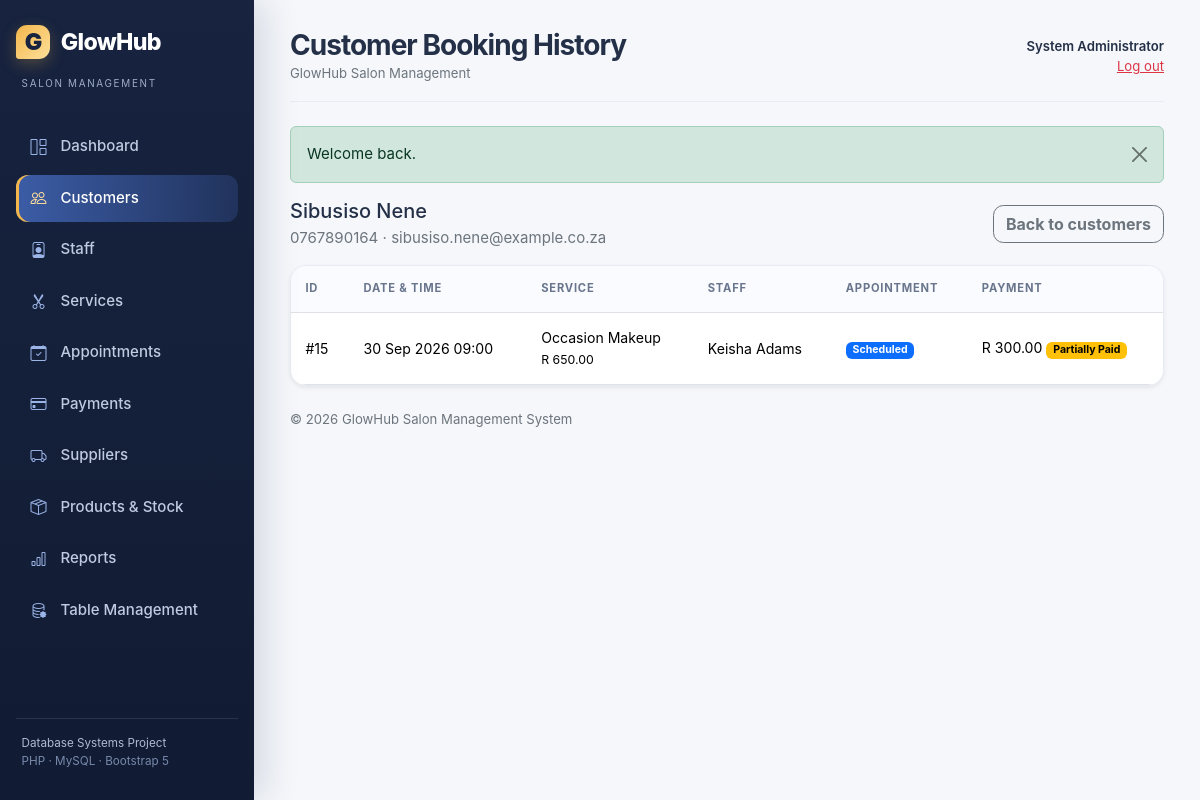
The page /customers/view.php?id=15 (signed in) on the database its author committed.
### tables this page shows
CREATE TABLE customers (
    customer_id INT UNSIGNED AUTO_INCREMENT PRIMARY KEY,
    first_name VARCHAR(60) NOT NULL,
    last_name VARCHAR(60) NOT NULL,
    phone VARCHAR(20) NOT NULL UNIQUE,
    email VARCHAR(120) NULL UNIQUE,
    gender ENUM('Female', 'Male', 'Other') NOT NULL,
    date_registered DATE NOT NULL,
    created_at TIMESTAMP NOT NULL DEFAULT CURRENT_TIMESTAMP
);

CREATE TABLE appointments (
    appointment_id INT UNSIGNED AUTO_INCREMENT PRIMARY KEY,
    customer_id INT UNSIGNED NOT NULL,
    staff_id INT UNSIGNED NOT NULL,
    service_id INT UNSIGNED NOT NULL,
    appointment_date DATE NOT NULL,
    appointment_time TIME NOT NULL,
    status ENUM('Scheduled', 'Completed', 'Cancelled', 'No-show') NOT NULL DEFAULT 'Scheduled',
    notes VARCHAR(500) NULL,
    service_price DECIMAL(10,2) NOT NULL,
    created_at TIMESTAMP NOT NULL DEFAULT CURRENT_TIMESTAMP,
    INDEX idx_appointments_schedule (staff_id, appointment_date, appointment_time),
    INDEX idx_appointments_customer (customer_id),
    INDEX idx_appointments_status_date (status, appointment_date),
    CONSTRAINT fk_appointments_customer
        FOREIGN KEY (customer_id) REFERENCES customers(customer_id)
        ON UPDATE CASCADE ON DELETE RESTRICT,
    CONSTRAINT fk_appointments_staff
        FOREIGN KEY (staff_id) REFERENCES staff(staff_id)
        ON UPDATE CASCADE ON DELETE RESTRICT,
    CONSTRAINT fk_appointments_service
        FOREIGN KEY (service_id) REFERENCES services(service_id)
        ON UPDATE CASCADE ON DELETE RESTRICT,
    CONSTRAINT chk_appointment_price CHECK (service_price >= 0)
);

CREATE TABLE services (
    service_id INT UNSIGNED AUTO_INCREMENT PRIMARY KEY,
    service_name VARCHAR(100) NOT NULL UNIQUE,
    description VARCHAR(500) NULL,
    duration_minutes SMALLINT UNSIGNED NOT NULL,
    price DECIMAL(10,2) NOT NULL,
    status ENUM('Active', 'Inactive') NOT NULL DEFAULT 'Active',
    created_at TIMESTAMP NOT NULL DEFAULT CURRENT_TIMESTAMP,
    CONSTRAINT chk_service_duration CHECK (duration_minutes BETWEEN 5 AND 600),
    CONSTRAINT chk_service_price CHECK (price >= 0)
);

CREATE TABLE payments (
    payment_id INT UNSIGNED AUTO_INCREMENT PRIMARY KEY,
    appointment_id INT UNSIGNED NOT NULL UNIQUE,
    amount DECIMAL(10,2) NOT NULL,
    payment_method ENUM('Cash', 'Card', 'EFT') NOT NULL,
    payment_status ENUM('Paid', 'Partially Paid', 'Unpaid') NOT NULL DEFAULT 'Unpaid',
    payment_date DATE NULL,
    created_at TIMESTAMP NOT NULL DEFAULT CURRENT_TIMESTAMP,
    CONSTRAINT fk_payments_appointment
        FOREIGN KEY (appointment_id) REFERENCES appointments(appointment_id)
        ON UPDATE CASCADE ON DELETE CASCADE,
    CONSTRAINT chk_payment_amount CHECK (amount >= 0)
);

### config/database.php (called while the page is built, shortened)
<?php
function db(): PDO
{
    static $pdo = null;
    if ($pdo instanceof PDO) {
        return $pdo;
    }
    $dsn = 'mysql:host=' . DB_HOST . ';dbname=' . DB_NAME . ';charset=utf8mb4';
    try {
        $pdo = new PDO($dsn, DB_USER, DB_PASS, [
            PDO::ATTR_ERRMODE => PDO::ERRMODE_EXCEPTION,
            PDO::ATTR_DEFAULT_FETCH_MODE => PDO::FETCH_ASSOC,
            PDO::ATTR_EMULATE_PREPARES => false,
        ]);
    } catch (PDOException $exception) {
        http_response_code(503);
        exit('Database connection is unavailable. Please start MySQL and import database/salon_management.sql.');
    }
    return $pdo;
}

### customers/view.php (the view, shortened to what this page needs)
<?php
$customerId = get_id('id');
$customer = $customerId ? one_row('SELECT * FROM customers WHERE customer_id = ?', [$customerId]) : null;
$appointments = all_rows("SELECT a.*, s.service_name, CONCAT(st.first_name, ' ', st.last_name) AS staff_name, p.payment_id, p.amount, p.payment_status FROM appointments a JOIN services s ON s.service_id = a.service_id JOIN staff st ON st.staff_id = a.staff_id LEFT JOIN payments p ON p.appointment_id = a.appointment_id WHERE a.customer_id = ? ORDER BY a.appointment_date DESC, a.appointment_time DESC", [$customerId]);
$page_title = 'Customer Booking History'; $active_menu = 'customers'; require __DIR__ . '/../includes/header.php';
?>
<div class="d-flex justify-content-between align-items-center mb-3"><div><h2 class="h5 mb-1"><?= e($customer['first_name'] . ' ' . $customer['last_name']) ?></h2><span class="text-secondary"><?= e($customer['phone']) ?><?= $customer['email'] ? ' · ' . e($customer['email']) : '' ?></span></div><a class="btn btn-outline-secondary" href="<?= e(app_url('customers/index.php')) ?>">Back to customers</a></div>
<div class="card shadow-sm table-card"><div class="table-responsive"><table class="table table-hover align-middle mb-0"><thead><tr><th>ID</th><th>Date & time</th><th>Service</th><th>Staff</th><th>Appointment</th><th>Payment</th></tr></thead><tbody><?php if (!$appointments): ?><tr><td colspan="6" class="text-center py-4 text-secondary">No booking history yet.</td></tr><?php endif; ?><?php foreach ($appointments as $appointment): ?><tr><td>#<?= (int) $appointment['appointment_id'] ?></td><td><?= e(date('d M Y H:i', strtotime($appointment['appointment_date'] . ' ' . $appointment['appointment_time']))) ?></td><td><?= e($appointment['service_name']) ?><br><small><?= money($appointment['service_price']) ?></small></td><td><?= e($appointment['staff_name']) ?></td><td><?= status_badge($appointment['status']) ?></td><td><?= $appointment['payment_id'] ? money($appointment['amount']) . ' ' . status_badge($appointment['payment_status']) : '<span class="badge text-bg-danger">Unpaid</span>' ?></td></tr><?php endforeach; ?></tbody></table></div></div>
<?php require __DIR__ . '/../includes/footer.php';

### includes/functions.php (shortened to what this page needs)
<?php
require_once __DIR__ . '/../config/database.php';
function app_url(string $path = ''): string
{
    return rtrim(APP_BASE_URL, '/') . ($path === '' ? '/' : '/' . ltrim($path, '/'));
}
function e(mixed $value): string
{
    return htmlspecialchars((string) $value, ENT_QUOTES, 'UTF-8');
}
function display_flashes(): void
{
    foreach ($_SESSION['flash'] as $flash) {
        $type = in_array($flash['type'], ['success', 'danger', 'warning', 'info'], true) ? $flash['type'] : 'info';
        echo '<div class="alert alert-' . e($type) . ' alert-dismissible fade show" role="alert">'
            . e($flash['message'])
            . '<button type="button" class="btn-close" data-bs-dismiss="alert" aria-label="Close"></button></div>';
    }
}
function get_id(string $key = 'id'): int
{
    return filter_input(INPUT_GET, $key, FILTER_VALIDATE_INT) ?: 0;
}
function money(float|string|int|null $amount): string
{
    return 'R ' . number_format((float) $amount, 2);
}
function all_rows(string $sql, array $params = []): array
{
    $statement = db()->prepare($sql);
    $statement->execute($params);
    return $statement->fetchAll();
}
function one_row(string $sql, array $params = []): ?array
{
    $statement = db()->prepare($sql);
    $statement->execute($params);
    $row = $statement->fetch();
    return $row ?: null;
}
function status_badge(string $status): string
{
    $classes = [
        'Scheduled' => 'primary', 'Completed' => 'success', 'Cancelled' => 'danger',
        'No-show' => 'dark', 'Paid' => 'success', 'Partially Paid' => 'warning',
        'Unpaid' => 'danger', 'Available' => 'success', 'Unavailable' => 'warning',
        'Inactive' => 'secondary', 'Active' => 'success',
    ];
    return '<span class="badge text-bg-' . ($classes[$status] ?? 'secondary') . '">' . e($status) . '</span>';
}

### assets/css/style.css (style rules this page uses)
:root { --ink: #243047; --navy: #17233f; --navy-2: #243862; --blue: #3568d4; --blue-dark: #244ea9; --sky: #66c9d8; --gold: #f3b64b; --rose: #df7894; --cream: #f5f7fb; --muted: #748097; --line: #e7ebf3; --shadow: 0 16px 40px rgba(31, 48, 85, .08); }
* { box-sizing: border-box; }
body { background: var(--cream); color: var(--ink); font-size: .94rem; font-family: Inter, ui-sans-serif, system-ui, -apple-system, BlinkMacSystemFont, "Segoe UI", sans-serif; }
a { color: var(--blue); }
.card { border: 1px solid var(--line); border-radius: 1rem; box-shadow: var(--shadow); overflow: hidden; }
.table-card .table { font-size: .88rem; }
.table-card .table thead th { background: #fafbfe; color: #68758c; font-size: .7rem; text-transform: uppercase; letter-spacing: .07em; border-bottom-width: 1px; white-space: nowrap; }
.table > :not(caption) > * > * { padding: .9rem; }
.btn { border-radius: .65rem; font-weight: 650; }

### rows shown on the page
customers: first_name+last_name "Sibusiso Nene", phone "0767890164", email "sibusiso.nene@example.co.za"
appointments: appointment_id "15", appointment_date+appointment_time "30 Sep 2026 09:00", service.service_name "Occasion Makeup", service_price "R 650.00", staff_name "Keisha Adams", status "Scheduled Partially Paid", payments.amount "R 300.00"

### other values the page prints
$label "Dashboard"
$label "Customers"
$label "Staff"
$label "Services"
$label "Appointments"
$label "Payments"
$label "Suppliers"
$label "Products & Stock"
$label "Reports"
$label "Table Management"
$page_title "Customer Booking History"
current_user()['full_name'] "System Administrator"
$flash['message'] "Welcome back."
